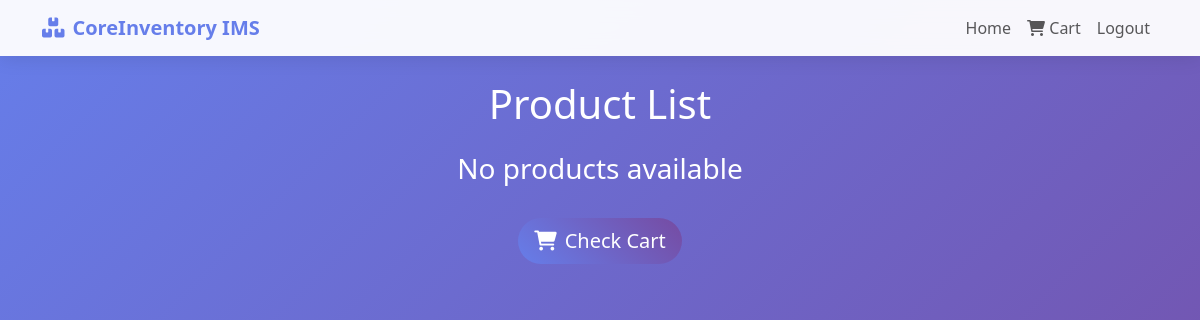
Page /online_orders/product-list/ (signed in) on the earlier database version.
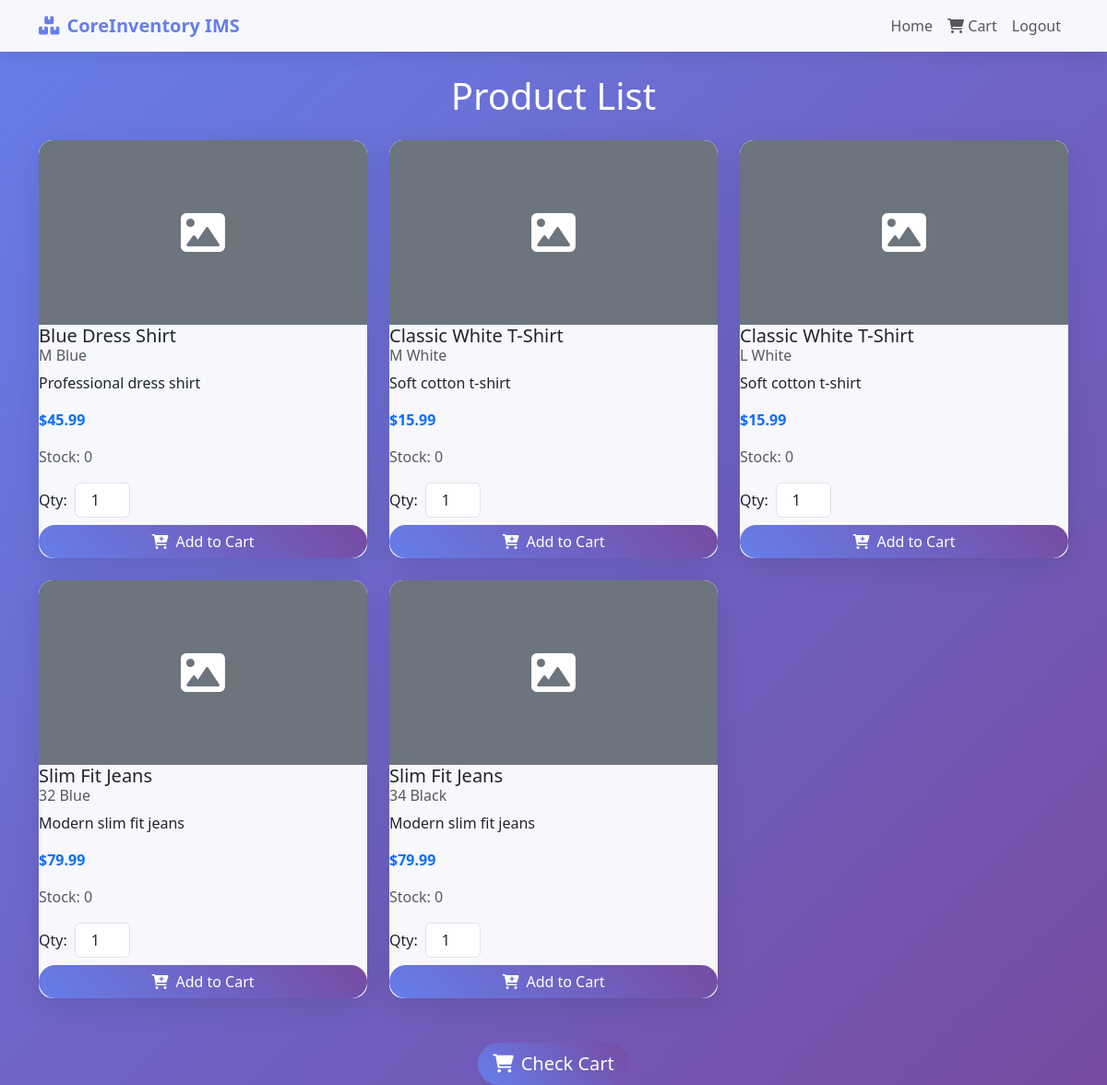
Same page on the later database version.
### products/models.py (models this page shows, shortened)
class ProductVariant(models.Model):
    product = models.ForeignKey(Product, on_delete=models.CASCADE, related_name='variants')
    size = models.CharField(max_length=20, blank=True)
    color = models.CharField(max_length=50, blank=True)
    stock_quantity = models.PositiveIntegerField(default=0)  # Keep for backward compatibility, but use warehouse stocks
    @property
    def total_stock(self):
        from warehouses.models import WarehouseStock
        return sum(stock.quantity for stock in self.warehouse_stocks.all())

class Product(models.Model):
    name = models.CharField(max_length=200)
    description = models.TextField(blank=True)
    category = models.ForeignKey(Category, on_delete=models.SET_NULL, null=True, blank=True, related_name='products')
    sku = models.CharField(max_length=100, unique=True)
    barcode = models.CharField(max_length=100, blank=True)
    unit_price = models.DecimalField(max_digits=10, decimal_places=2)
    cost_price = models.DecimalField(max_digits=10, decimal_places=2)
    reorder_level = models.PositiveIntegerField(default=0)
    image = models.URLField(max_length=500, blank=True, null=True)
    is_active = models.BooleanField(default=True)
    created_at = models.DateTimeField(auto_now_add=True)
    updated_at = models.DateTimeField(auto_now=True)
    class Meta:
        ordering = ['name']

### online_orders/views.py (the view)
# urls.py: path('product-list/', views.product_list, name='product_list'),
@login_required
def product_list(request):
    category_names = ['T-Shirts', 'Shirts', 'Jeans']
    categories = Category.objects.filter(name__in=category_names, is_active=True)
    products = Product.objects.filter(category__in=categories, is_active=True).prefetch_related('variants')
    cart, created = Cart.objects.get_or_create(user=request.user)
    cart_items = cart.items.all()
    cart_item_dict = {item.product_variant.id: item.quantity for item in cart_items}
    context = {
        'products': products,
        'cart_item_dict': cart_item_dict,
    }
    return render(request, 'online_orders/product_list.html', context)

### templates/online_orders/product_list.html (shortened to what this page needs)
<!DOCTYPE html>
<html lang="en">
<head>
    <link href="https://cdn.jsdelivr.net/npm/bootstrap@5.3.0/dist/css/bootstrap.min.css" rel="stylesheet">
    <link href="https://cdnjs.cloudflare.com/ajax/libs/font-awesome/6.0.0/css/all.min.css" rel="stylesheet">
</head>
<body>
    <nav class="navbar navbar-expand-lg navbar-light">
        <div class="container">
            <a class="navbar-brand" href="{% url 'home' %}">
                <i class="fas fa-boxes me-2"></i>CoreInventory IMS
            </a>
            <div class="navbar-nav ms-auto">
                <a class="nav-link" href="{% url 'home' %}">Home</a>
                <a class="nav-link" href="{% url 'online_orders:cart' %}">
                    <i class="fas fa-shopping-cart position-relative">
                    </i> Cart
                </a>
                <a class="nav-link" href="{% url 'logout' %}">Logout</a>
            </div>
        </div>
    </nav>
    <div class="container mt-4">
        <div class="row">
            <div class="col-12">
                <h1 class="text-white text-center mb-4">Product List</h1>
            </div>
        </div>
        <div class="row">
            {% for product in products %}
                {% for variant in product.variants.all %}
                <div class="col-lg-4 col-md-6 mb-4">
                    <div class="product-card">
                        {% if product.image %}
                        <img src="{{ product.image }}" alt="{{ product.name }}" class="product-image w-100">
                        {% else %}
                        <div class="product-image bg-secondary d-flex align-items-center justify-content-center">
                            <i class="fas fa-image fa-3x text-white"></i>
                        </div>
                        {% endif %}
                        <div class="card-body">
                            <h5 class="card-title">{{ product.name }}</h5>
                            {% if variant.size or variant.color %}
                            <h6 class="card-subtitle mb-2 text-muted">{{ variant.size }} {{ variant.color }}</h6>
                            {% endif %}
                            <p class="card-text">{{ product.description|truncatechars:100 }}</p>
                            <p class="text-primary fw-bold">${{ product.unit_price }}</p>
                            <p class="text-muted">Stock: {{ variant.total_stock }}</p>
                            <form method="post" action="{% url 'online_orders:add_to_cart' variant.id %}">
                                <div class="d-flex align-items-center mb-2">
                                    <label class="me-2">Qty:</label>
                                    <input type="number" name="quantity" value="1" min="1" max="{{ variant.total_stock }}" class="form-control quantity-input">
                                </div>
                                <button type="submit" class="btn btn-custom w-100">
                                    <i class="fas fa-cart-plus me-2"></i>Add to Cart
                                </button>
                            </form>
                        </div>
                    </div>
                </div>
                {% endfor %}
            {% empty %}
            <div class="col-12">
                <div class="text-center text-white">
                    <h3>No products available</h3>
                </div>
            </div>
            {% endfor %}
        </div>
        <div class="row mt-4">
            <div class="col-12 text-center">
                <a href="{% url 'online_orders:cart' %}" class="btn btn-custom btn-lg">
                    <i class="fas fa-shopping-cart me-2"></i>Check Cart
                </a>
            </div>
        </div>
    </div>
</body>
</html>

Differences in the rows shown:
added Product: name "Blue Dress Shirt", description "Professional dress shirt", unit_price "45.99"
added ProductVariant: size "M", color "Blue", total_stock "0"
added Product: name "Classic White T-Shirt", description "Soft cotton t-shirt", unit_price "15.99"
added ProductVariant: size "M", color "White", total_stock "0"
added ProductVariant: size "L", color "White", total_stock "0"
added Product: name "Slim Fit Jeans", description "Modern slim fit jeans", unit_price "79.99"
added ProductVariant: size "32", color "Blue", total_stock "0"
added ProductVariant: size "34", color "Black", total_stock "0"
Other differences:
text no longer shown: "No products available"
